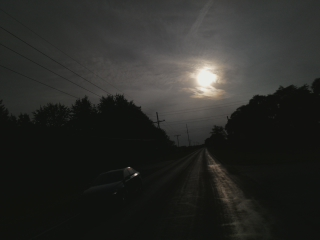
#> input picture hdr_still/stills/08_26_17__22_21_25/cap_iso100_ss_1.jpg, 320 x 240 px
$ python cv_hist_img_single.py out.png stills/08_26_17__22_21_25/cap_iso100_ss_1.jpg
#> lines starting #> are read from the running program, lines starting #| are printed output that depends on the picture
import cv2
import sys
import numpy as np
from matplotlib import pyplot as plt
import os

def titlename(f):
    fname = os.path.splitext(os.path.basename(f))[0]
    if fname[0:4] == 'cap_':
        return fname[4:len(fname)]
    else:
        return fname

if len(sys.argv) < 3:
    print('please provide output name and input image')
    for i, arg in zip(range(len(sys.argv)), sys.argv):
        print(' ', i, ': ', arg)
    exit(0)

imgfile = sys.argv[2]

f, (imgax, histax) = plt.subplots(1, 2, figsize=(5, 2))

color = ('b','g','r')

# print('reading ', imgfile)
img = cv2.imread(imgfile)
#> img is the input picture: shape (240, 320, 3); mean B, G, R 39.4, 42.4, 42
imgax.imshow(img)
imgax.set_title('Input Image')
imgax.axis('off')
imgax.set_yticklabels([])
imgax.set_xticklabels([])


for i,col in enumerate(color):
    histr = cv2.calcHist([img],[i],None,[256],[0,256])
    histax.plot(histr,color = col)

histax.set_xlim([0,256])
histax.set_title('Color Channel Intensity')
histax.set_yticklabels([])
histax.set_ylabel('Pixel Frequency')
histax.set_xlabel('Pixel Intensity')

plt.tight_layout()

imgdir = os.path.dirname(sys.argv[2])
# output filename
outfile = sys.argv[1]
# if we are in a dir, append it
if imgdir != '':
    outfile = imgdir + '/' + outfile

plt.savefig(outfile)
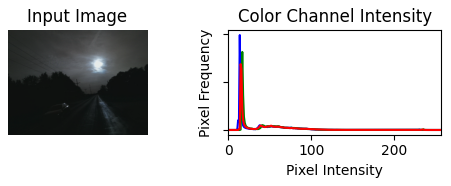
#> figure drawn by matplotlib, 2 panels; B, G, R data is drawn as R, G, B
#plt.show()

$ run again, on hdr_still/stills/08_26_17__22_21_25/cap_iso200_ss_2000.jpg
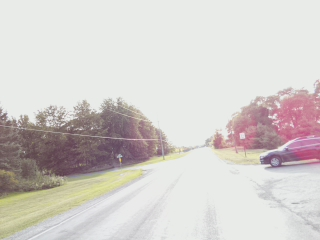
#> input picture hdr_still/stills/08_26_17__22_21_25/cap_iso200_ss_2000.jpg, 320 x 240 px
#> img is the input picture: shape (240, 320, 3); mean B, G, R 203.9, 206.9, 211.7
#> `plt.savefig(outfile)`:
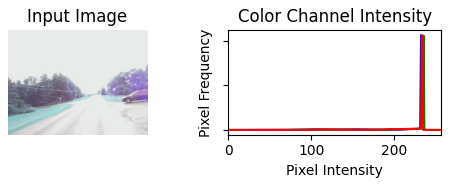
#> figure drawn by matplotlib, 2 panels; B, G, R data is drawn as R, G, B

$ run again, on hdr_still/stills/08_26_17__22_21_25/cap_iso400_ss_15000.jpg
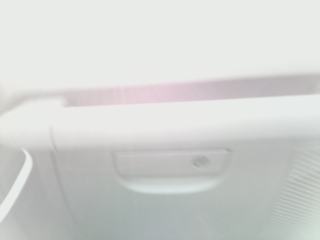
#> input picture hdr_still/stills/08_26_17__22_21_25/cap_iso400_ss_15000.jpg, 320 x 240 px
#> img is the input picture: shape (240, 320, 3); mean B, G, R 209.7, 211.9, 210.1
#> `plt.savefig(outfile)`:
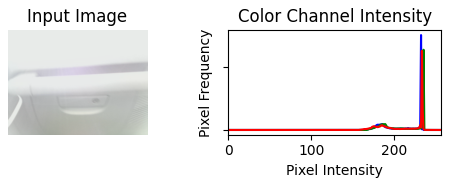
#> figure drawn by matplotlib, 2 panels; B, G, R data is drawn as R, G, B
